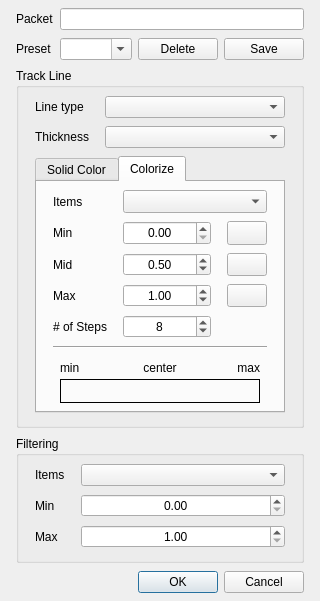
<?xml version="1.0" encoding="UTF-8"?>
<ui version="4.0">
 <class>trackOptionsDialog</class>
 <widget class="QDialog" name="trackOptionsDialog">
  <property name="geometry">
   <rect>
    <x>0</x>
    <y>0</y>
    <width>306</width>
    <height>572</height>
   </rect>
  </property>
  <property name="windowTitle">
   <string>Track Line Options Dialog</string>
  </property>
  <layout class="QGridLayout" name="gridLayout">
   <property name="leftMargin">
    <number>16</number>
   </property>
   <property name="topMargin">
    <number>8</number>
   </property>
   <property name="rightMargin">
    <number>16</number>
   </property>
   <property name="bottomMargin">
    <number>8</number>
   </property>
   <property name="verticalSpacing">
    <number>8</number>
   </property>
   <item row="1" column="1">
    <widget class="QComboBox" name="cbPreset">
     <property name="sizePolicy">
      <sizepolicy hsizetype="Preferred" vsizetype="Preferred">
       <horstretch>0</horstretch>
       <verstretch>0</verstretch>
      </sizepolicy>
     </property>
     <property name="editable">
      <bool>true</bool>
     </property>
    </widget>
   </item>
   <item row="5" column="0" rowspan="2" colspan="4">
    <widget class="QGroupBox" name="groupBox">
     <property name="minimumSize">
      <size>
       <width>0</width>
       <height>0</height>
      </size>
     </property>
     <property name="title">
      <string>Filtering</string>
     </property>
     <layout class="QGridLayout" name="gridLayout_4">
      <property name="leftMargin">
       <number>16</number>
      </property>
      <property name="topMargin">
       <number>8</number>
      </property>
      <property name="rightMargin">
       <number>16</number>
      </property>
      <property name="bottomMargin">
       <number>12</number>
      </property>
      <property name="horizontalSpacing">
       <number>16</number>
      </property>
      <property name="verticalSpacing">
       <number>8</number>
      </property>
      <item row="0" column="0">
       <widget class="QLabel" name="label_7">
        <property name="sizePolicy">
         <sizepolicy hsizetype="Maximum" vsizetype="Preferred">
          <horstretch>0</horstretch>
          <verstretch>0</verstretch>
         </sizepolicy>
        </property>
        <property name="text">
         <string>Items</string>
        </property>
       </widget>
      </item>
      <item row="0" column="1">
       <widget class="QComboBox" name="cbItems4Filter">
        <property name="sizePolicy">
         <sizepolicy hsizetype="Preferred" vsizetype="Preferred">
          <horstretch>0</horstretch>
          <verstretch>0</verstretch>
         </sizepolicy>
        </property>
       </widget>
      </item>
      <item row="2" column="0">
       <widget class="QLabel" name="label_9">
        <property name="sizePolicy">
         <sizepolicy hsizetype="Maximum" vsizetype="Preferred">
          <horstretch>0</horstretch>
          <verstretch>0</verstretch>
         </sizepolicy>
        </property>
        <property name="text">
         <string>Max</string>
        </property>
       </widget>
      </item>
      <item row="1" column="0">
       <widget class="QLabel" name="label_8">
        <property name="sizePolicy">
         <sizepolicy hsizetype="Maximum" vsizetype="Preferred">
          <horstretch>0</horstretch>
          <verstretch>0</verstretch>
         </sizepolicy>
        </property>
        <property name="text">
         <string>Min</string>
        </property>
       </widget>
      </item>
      <item row="1" column="1">
       <widget class="QDoubleSpinBox" name="dsFiltMin">
        <property name="sizePolicy">
         <sizepolicy hsizetype="Preferred" vsizetype="Preferred">
          <horstretch>0</horstretch>
          <verstretch>0</verstretch>
         </sizepolicy>
        </property>
        <property name="alignment">
         <set>Qt::AlignCenter</set>
        </property>
       </widget>
      </item>
      <item row="2" column="1">
       <widget class="QDoubleSpinBox" name="dsFiltMax">
        <property name="sizePolicy">
         <sizepolicy hsizetype="Preferred" vsizetype="Preferred">
          <horstretch>0</horstretch>
          <verstretch>0</verstretch>
         </sizepolicy>
        </property>
        <property name="alignment">
         <set>Qt::AlignCenter</set>
        </property>
        <property name="minimum">
         <double>1.000000000000000</double>
        </property>
       </widget>
      </item>
     </layout>
    </widget>
   </item>
   <item row="0" column="1" colspan="3">
    <widget class="QLineEdit" name="leKey">
     <property name="readOnly">
      <bool>true</bool>
     </property>
    </widget>
   </item>
   <item row="12" column="1">
    <spacer name="verticalSpacer_2">
     <property name="orientation">
      <enum>Qt::Vertical</enum>
     </property>
     <property name="sizeHint" stdset="0">
      <size>
       <width>20</width>
       <height>40</height>
      </size>
     </property>
    </spacer>
   </item>
   <item row="2" column="0" colspan="4">
    <widget class="QGroupBox" name="groupBox_2">
     <property name="minimumSize">
      <size>
       <width>0</width>
       <height>0</height>
      </size>
     </property>
     <property name="title">
      <string>Track Line</string>
     </property>
     <layout class="QGridLayout" name="gridLayout_5">
      <property name="leftMargin">
       <number>16</number>
      </property>
      <property name="topMargin">
       <number>8</number>
      </property>
      <property name="rightMargin">
       <number>16</number>
      </property>
      <property name="bottomMargin">
       <number>12</number>
      </property>
      <property name="horizontalSpacing">
       <number>16</number>
      </property>
      <property name="verticalSpacing">
       <number>8</number>
      </property>
      <item row="1" column="0">
       <widget class="QLabel" name="label_11">
        <property name="text">
         <string>Thickness</string>
        </property>
       </widget>
      </item>
      <item row="0" column="1">
       <widget class="QComboBox" name="cbLineType">
        <property name="sizePolicy">
         <sizepolicy hsizetype="Preferred" vsizetype="Preferred">
          <horstretch>0</horstretch>
          <verstretch>0</verstretch>
         </sizepolicy>
        </property>
       </widget>
      </item>
      <item row="2" column="0" colspan="2">
       <widget class="QTabWidget" name="tab">
        <property name="currentIndex">
         <number>1</number>
        </property>
        <widget class="QWidget" name="tabSolid">
         <attribute name="title">
          <string>Solid Color</string>
         </attribute>
         <layout class="QGridLayout" name="gridLayout_3">
          <item row="0" column="2">
           <widget class="QPushButton" name="pbSolidColor">
            <property name="sizePolicy">
             <sizepolicy hsizetype="Maximum" vsizetype="Preferred">
              <horstretch>0</horstretch>
              <verstretch>0</verstretch>
             </sizepolicy>
            </property>
            <property name="text">
             <string/>
            </property>
           </widget>
          </item>
          <item row="0" column="0">
           <widget class="QLabel" name="label_4">
            <property name="sizePolicy">
             <sizepolicy hsizetype="Maximum" vsizetype="Preferred">
              <horstretch>0</horstretch>
              <verstretch>0</verstretch>
             </sizepolicy>
            </property>
            <property name="text">
             <string>Color</string>
            </property>
           </widget>
          </item>
          <item row="1" column="0">
           <spacer name="verticalSpacer">
            <property name="orientation">
             <enum>Qt::Vertical</enum>
            </property>
            <property name="sizeHint" stdset="0">
             <size>
              <width>20</width>
              <height>40</height>
             </size>
            </property>
           </spacer>
          </item>
          <item row="0" column="3">
           <spacer name="horizontalSpacer">
            <property name="orientation">
             <enum>Qt::Horizontal</enum>
            </property>
            <property name="sizeHint" stdset="0">
             <size>
              <width>40</width>
              <height>20</height>
             </size>
            </property>
           </spacer>
          </item>
         </layout>
        </widget>
        <widget class="QWidget" name="tabColorize">
         <attribute name="title">
          <string>Colorize</string>
         </attribute>
         <layout class="QGridLayout" name="gridLayout_2">
          <property name="leftMargin">
           <number>16</number>
          </property>
          <property name="topMargin">
           <number>8</number>
          </property>
          <property name="rightMargin">
           <number>16</number>
          </property>
          <property name="bottomMargin">
           <number>8</number>
          </property>
          <property name="horizontalSpacing">
           <number>16</number>
          </property>
          <property name="verticalSpacing">
           <number>8</number>
          </property>
          <item row="4" column="3">
           <widget class="QPushButton" name="pbMaxColor">
            <property name="sizePolicy">
             <sizepolicy hsizetype="Maximum" vsizetype="Preferred">
              <horstretch>0</horstretch>
              <verstretch>0</verstretch>
             </sizepolicy>
            </property>
            <property name="text">
             <string/>
            </property>
           </widget>
          </item>
          <item row="0" column="0">
           <widget class="QLabel" name="label_3">
            <property name="text">
             <string>Items</string>
            </property>
           </widget>
          </item>
          <item row="3" column="0">
           <widget class="QLabel" name="label_13">
            <property name="text">
             <string>Mid</string>
            </property>
           </widget>
          </item>
          <item row="2" column="3">
           <widget class="QPushButton" name="pbMinColor">
            <property name="sizePolicy">
             <sizepolicy hsizetype="Maximum" vsizetype="Preferred">
              <horstretch>0</horstretch>
              <verstretch>0</verstretch>
             </sizepolicy>
            </property>
            <property name="text">
             <string/>
            </property>
           </widget>
          </item>
          <item row="3" column="3">
           <widget class="QPushButton" name="pbMidColor">
            <property name="sizePolicy">
             <sizepolicy hsizetype="Maximum" vsizetype="Preferred">
              <horstretch>0</horstretch>
              <verstretch>0</verstretch>
             </sizepolicy>
            </property>
            <property name="text">
             <string/>
            </property>
           </widget>
          </item>
          <item row="4" column="0">
           <widget class="QLabel" name="label_6">
            <property name="text">
             <string>Max</string>
            </property>
           </widget>
          </item>
          <item row="2" column="0">
           <widget class="QLabel" name="label_5">
            <property name="text">
             <string>Min</string>
            </property>
           </widget>
          </item>
          <item row="5" column="0">
           <widget class="QLabel" name="label_2">
            <property name="text">
             <string># of Steps</string>
            </property>
           </widget>
          </item>
          <item row="0" column="1" colspan="3">
           <widget class="QComboBox" name="cbItems4Color">
            <property name="sizePolicy">
             <sizepolicy hsizetype="Preferred" vsizetype="Preferred">
              <horstretch>0</horstretch>
              <verstretch>0</verstretch>
             </sizepolicy>
            </property>
           </widget>
          </item>
          <item row="2" column="1" colspan="2">
           <widget class="QDoubleSpinBox" name="dsColMin">
            <property name="sizePolicy">
             <sizepolicy hsizetype="Minimum" vsizetype="Preferred">
              <horstretch>0</horstretch>
              <verstretch>0</verstretch>
             </sizepolicy>
            </property>
            <property name="alignment">
             <set>Qt::AlignCenter</set>
            </property>
           </widget>
          </item>
          <item row="3" column="1" colspan="2">
           <widget class="QDoubleSpinBox" name="dsColMid">
            <property name="alignment">
             <set>Qt::AlignCenter</set>
            </property>
            <property name="value">
             <double>0.500000000000000</double>
            </property>
           </widget>
          </item>
          <item row="4" column="1" colspan="2">
           <widget class="QDoubleSpinBox" name="dsColMax">
            <property name="sizePolicy">
             <sizepolicy hsizetype="Minimum" vsizetype="Preferred">
              <horstretch>0</horstretch>
              <verstretch>0</verstretch>
             </sizepolicy>
            </property>
            <property name="alignment">
             <set>Qt::AlignCenter</set>
            </property>
            <property name="value">
             <double>1.000000000000000</double>
            </property>
           </widget>
          </item>
          <item row="5" column="1" colspan="2">
           <widget class="QSpinBox" name="sbNumOfSteps">
            <property name="alignment">
             <set>Qt::AlignCenter</set>
            </property>
            <property name="minimum">
             <number>2</number>
            </property>
            <property name="maximum">
             <number>10000</number>
            </property>
            <property name="value">
             <number>8</number>
            </property>
           </widget>
          </item>
          <item row="8" column="0" colspan="4">
           <layout class="QGridLayout" name="gridLayoutSample">
            <property name="topMargin">
             <number>0</number>
            </property>
            <property name="bottomMargin">
             <number>0</number>
            </property>
            <property name="verticalSpacing">
             <number>0</number>
            </property>
            <item row="0" column="0">
             <layout class="QGridLayout" name="gridLayoutSampleLabels">
              <property name="topMargin">
               <number>4</number>
              </property>
              <property name="bottomMargin">
               <number>4</number>
              </property>
              <item row="0" column="1">
               <widget class="QLabel" name="lbMid">
                <property name="sizePolicy">
                 <sizepolicy hsizetype="Preferred" vsizetype="Preferred">
                  <horstretch>0</horstretch>
                  <verstretch>0</verstretch>
                 </sizepolicy>
                </property>
                <property name="text">
                 <string>center</string>
                </property>
                <property name="alignment">
                 <set>Qt::AlignCenter</set>
                </property>
               </widget>
              </item>
              <item row="0" column="0">
               <widget class="QLabel" name="lbMin">
                <property name="sizePolicy">
                 <sizepolicy hsizetype="Preferred" vsizetype="Preferred">
                  <horstretch>0</horstretch>
                  <verstretch>0</verstretch>
                 </sizepolicy>
                </property>
                <property name="text">
                 <string>min</string>
                </property>
               </widget>
              </item>
              <item row="0" column="2">
               <widget class="QLabel" name="lbMax">
                <property name="sizePolicy">
                 <sizepolicy hsizetype="Preferred" vsizetype="Preferred">
                  <horstretch>0</horstretch>
                  <verstretch>0</verstretch>
                 </sizepolicy>
                </property>
                <property name="text">
                 <string>max</string>
                </property>
                <property name="alignment">
                 <set>Qt::AlignRight|Qt::AlignTrailing|Qt::AlignVCenter</set>
                </property>
               </widget>
              </item>
             </layout>
            </item>
            <item row="1" column="0">
             <widget class="QLabel" name="lbSample">
              <property name="sizePolicy">
               <sizepolicy hsizetype="Fixed" vsizetype="Preferred">
                <horstretch>0</horstretch>
                <verstretch>0</verstretch>
               </sizepolicy>
              </property>
              <property name="minimumSize">
               <size>
                <width>200</width>
                <height>24</height>
               </size>
              </property>
              <property name="maximumSize">
               <size>
                <width>200</width>
                <height>24</height>
               </size>
              </property>
              <property name="frameShape">
               <enum>QFrame::Panel</enum>
              </property>
              <property name="text">
               <string/>
              </property>
              <property name="alignment">
               <set>Qt::AlignCenter</set>
              </property>
             </widget>
            </item>
           </layout>
          </item>
          <item row="6" column="0" colspan="4">
           <widget class="Line" name="line">
            <property name="orientation">
             <enum>Qt::Horizontal</enum>
            </property>
           </widget>
          </item>
         </layout>
        </widget>
       </widget>
      </item>
      <item row="0" column="0">
       <widget class="QLabel" name="label_10">
        <property name="sizePolicy">
         <sizepolicy hsizetype="Maximum" vsizetype="Preferred">
          <horstretch>0</horstretch>
          <verstretch>0</verstretch>
         </sizepolicy>
        </property>
        <property name="text">
         <string>Line type</string>
        </property>
       </widget>
      </item>
      <item row="1" column="1">
       <widget class="QComboBox" name="cbLineThickness">
        <property name="sizePolicy">
         <sizepolicy hsizetype="Preferred" vsizetype="Preferred">
          <horstretch>0</horstretch>
          <verstretch>0</verstretch>
         </sizepolicy>
        </property>
       </widget>
      </item>
     </layout>
    </widget>
   </item>
   <item row="0" column="0">
    <widget class="QLabel" name="label">
     <property name="sizePolicy">
      <sizepolicy hsizetype="Maximum" vsizetype="Preferred">
       <horstretch>0</horstretch>
       <verstretch>0</verstretch>
      </sizepolicy>
     </property>
     <property name="text">
      <string>Packet</string>
     </property>
    </widget>
   </item>
   <item row="1" column="3">
    <widget class="QPushButton" name="pbSavePreset">
     <property name="sizePolicy">
      <sizepolicy hsizetype="Maximum" vsizetype="Preferred">
       <horstretch>0</horstretch>
       <verstretch>0</verstretch>
      </sizepolicy>
     </property>
     <property name="text">
      <string>Save</string>
     </property>
    </widget>
   </item>
   <item row="9" column="1" colspan="3">
    <widget class="QDialogButtonBox" name="buttonBox">
     <property name="orientation">
      <enum>Qt::Horizontal</enum>
     </property>
     <property name="standardButtons">
      <set>QDialogButtonBox::Cancel|QDialogButtonBox::Ok</set>
     </property>
    </widget>
   </item>
   <item row="1" column="0">
    <widget class="QLabel" name="label_12">
     <property name="sizePolicy">
      <sizepolicy hsizetype="Maximum" vsizetype="Preferred">
       <horstretch>0</horstretch>
       <verstretch>0</verstretch>
      </sizepolicy>
     </property>
     <property name="text">
      <string>Preset</string>
     </property>
    </widget>
   </item>
   <item row="1" column="2">
    <widget class="QPushButton" name="pbDeletePreset">
     <property name="sizePolicy">
      <sizepolicy hsizetype="Maximum" vsizetype="Preferred">
       <horstretch>0</horstretch>
       <verstretch>0</verstretch>
      </sizepolicy>
     </property>
     <property name="text">
      <string>Delete</string>
     </property>
    </widget>
   </item>
  </layout>
 </widget>
 <tabstops>
  <tabstop>leKey</tabstop>
  <tabstop>cbPreset</tabstop>
  <tabstop>pbDeletePreset</tabstop>
  <tabstop>pbSavePreset</tabstop>
  <tabstop>cbLineType</tabstop>
  <tabstop>cbLineThickness</tabstop>
  <tabstop>tab</tabstop>
  <tabstop>pbSolidColor</tabstop>
  <tabstop>cbItems4Color</tabstop>
  <tabstop>dsColMin</tabstop>
  <tabstop>pbMinColor</tabstop>
  <tabstop>dsColMid</tabstop>
  <tabstop>pbMidColor</tabstop>
  <tabstop>dsColMax</tabstop>
  <tabstop>pbMaxColor</tabstop>
  <tabstop>sbNumOfSteps</tabstop>
  <tabstop>cbItems4Filter</tabstop>
  <tabstop>dsFiltMin</tabstop>
  <tabstop>dsFiltMax</tabstop>
 </tabstops>
 <resources/>
 <connections>
  <connection>
   <sender>buttonBox</sender>
   <signal>accepted()</signal>
   <receiver>trackOptionsDialog</receiver>
   <slot>accept()</slot>
   <hints>
    <hint type="sourcelabel">
     <x>248</x>
     <y>254</y>
    </hint>
    <hint type="destinationlabel">
     <x>157</x>
     <y>274</y>
    </hint>
   </hints>
  </connection>
  <connection>
   <sender>buttonBox</sender>
   <signal>rejected()</signal>
   <receiver>trackOptionsDialog</receiver>
   <slot>reject()</slot>
   <hints>
    <hint type="sourcelabel">
     <x>316</x>
     <y>260</y>
    </hint>
    <hint type="destinationlabel">
     <x>286</x>
     <y>274</y>
    </hint>
   </hints>
  </connection>
 </connections>
</ui>
